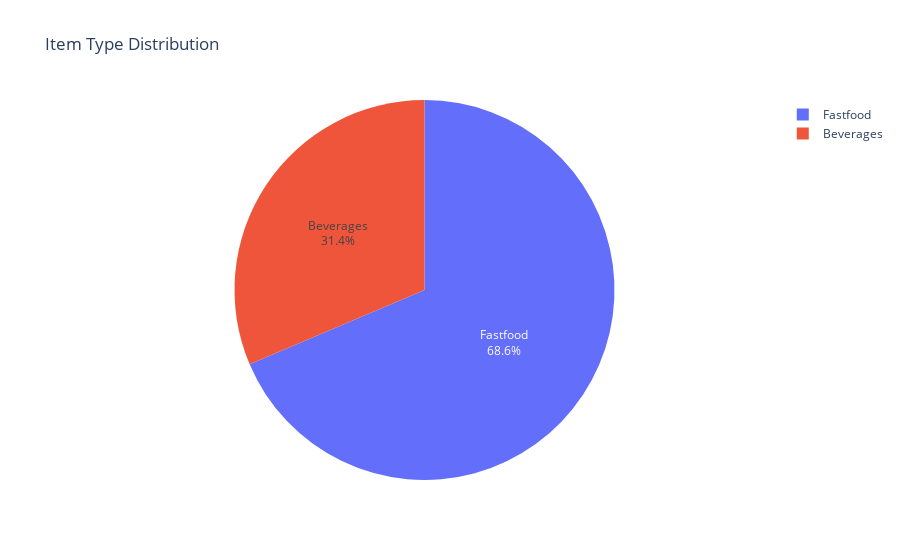

This figure's notebook cell:
### Code cell
# Visualization 6: Item Type Distribution (Plotly)
import plotly.express as px
fig = px.pie(data, names='item_type', title='Item Type Distribution')
fig.update_traces(textposition='inside', textinfo='percent+label')

### Figure 1 — Plotly figure (JSON) as saved in the notebook; plotly's stock layout.template omitted (floating-point values rounded to 4 significant figures; data arrays with more than 128 entries replaced by an {"elided": "..."} marker saying what was removed)
{"data": [{"domain": {"x": [0, 1], "y": [0, 1]}, "hovertemplate": "item_type=%{label}<extra></extra>", "labels": {"elided": "1000 str values"}, "legendgroup": "", "name": "", "showlegend": true, "textinfo": "percent+label", "textposition": "inside", "type": "pie"}], "layout": {"legend": {"tracegroupgap": 0}, "title": {"text": "Item Type Distribution"}}}
